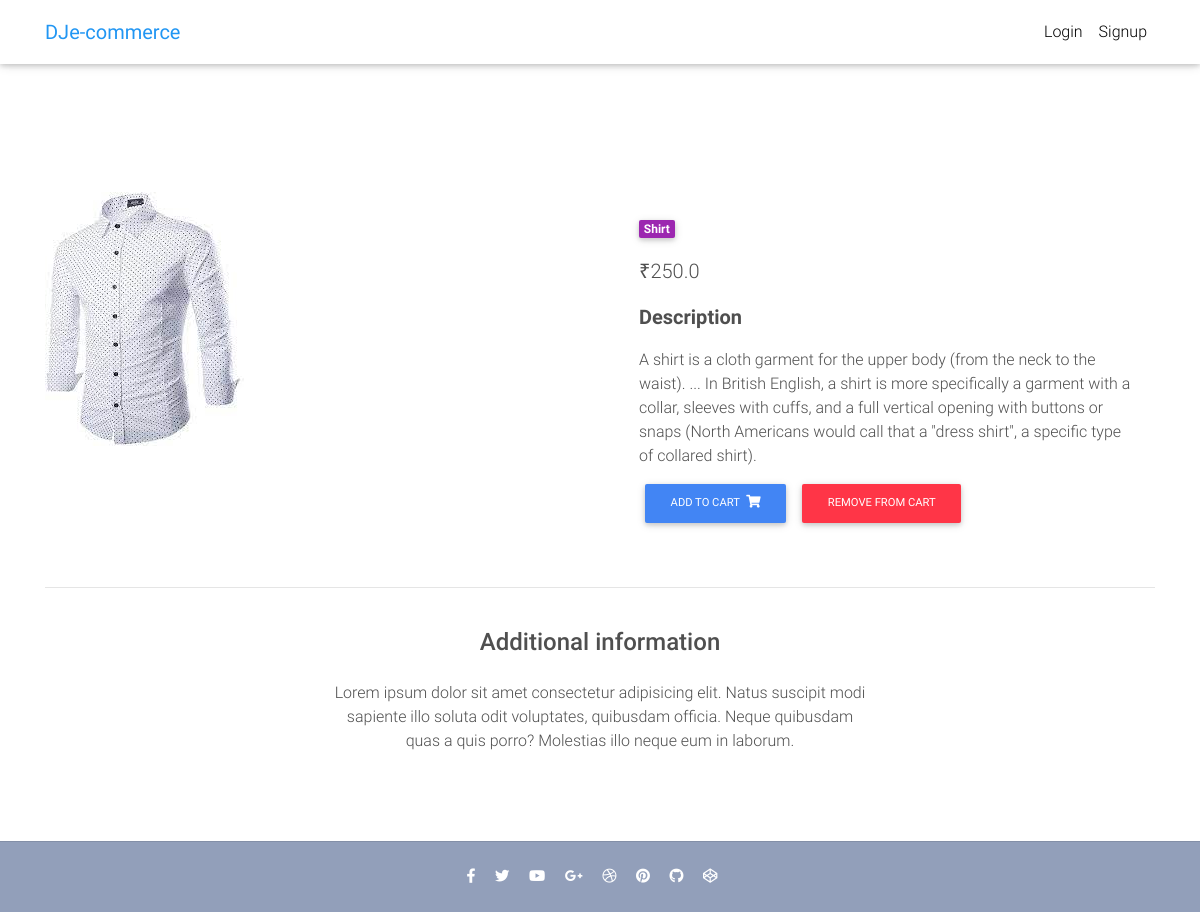
Page /product/shirt-summer/ on the committed database.
### core/models.py (models this page shows, shortened)
class Item(models.Model):
    title = models.CharField(max_length=100)
    price = models.FloatField()
    discount_price = models.FloatField(blank=True, null=True)
    category = models.CharField(choices=CATEGORY_CHOICES, max_length=2)
    label = models.CharField(choices=LABEL_CHOICES, max_length=1)
    slug = models.SlugField()
    description = models.TextField()
    image = models.ImageField(upload_to="product_images")
    def get_add_to_cart_url(self):
        return reverse("core:add-to-cart", kwargs={
            'slug': self.slug
        })
    def get_remove_from_cart_url(self):
        return reverse("core:remove-from-cart", kwargs={
            'slug': self.slug
        })

### core/views.py (the view)
# urls.py: path('product/<slug>/', ItemDetailView.as_view(), name='product'),
class ItemDetailView(DetailView):
    model = Item
    template_name = "product.html"

### templates/product.html (shortened to what this page needs)
{% extends "base.html" %} {% block content %}
<main class="mt-5 pt-4">
  <div class="container dark-grey-text mt-5">
    <div class="row wow fadeIn">
      <div class="col-md-6 mb-4">
        <img src="/media/{{object.image}}" class="img-fluid" alt="" />
      </div>
      <div class="col-md-6 mb-4">
        <div class="p-4">
          <div class="mb-3">
            <a href="">
              <span class="badge purple mr-1"
                >{{ object.get_category_display }}</span
              >
            </a>
          </div>
          <p class="lead">
            {% if object.discount_price %}
            <span class="mr-1">
              <del>₹{{ object.price }}</del>
            </span>
            <span>₹{{ object.discount_price }}</span>
            {% else %}
            <span>₹{{ object.price }}</span>
            {% endif %}
          </p>
          <p class="lead font-weight-bold">Description</p>
          <p>{{ object.description }}</p>
          <a
            href="{{ object.get_add_to_cart_url }}"
            class="btn btn-primary btn-md my-0 p"
          >
            Add to cart
            <i class="fas fa-shopping-cart ml-1"></i>
          </a>
          <a
            href="{{ object.get_remove_from_cart_url }}"
            class="btn btn-danger btn-md my-0 p"
          >
            Remove from cart
          </a>
        </div>
      </div>
    </div>
    <hr />
    <div class="row d-flex justify-content-center wow fadeIn">
      <div class="col-md-6 text-center">
        <h4 class="my-4 h4">Additional information</h4>
        <p>
          Lorem ipsum dolor sit amet consectetur adipisicing elit. Natus
          suscipit modi sapiente illo soluta odit voluptates, quibusdam officia.
          Neque quibusdam quas a quis porro? Molestias illo neque eum in
          laborum.
        </p>
      </div>
    </div>
    <div class="row wow fadeIn">
      <div class="col-lg-4 col-md-12 mb-4">
      </div>
      <div class="col-lg-4 col-md-6 mb-4">
      </div>
      <div class="col-lg-4 col-md-6 mb-4">
      </div>
    </div>
  </div>
</main>
{% endblock content %}

### templates/base.html (shortened to what this page needs)
{% load static %}
<!DOCTYPE html>
<html lang="en">
  <head>
    <link
      rel="stylesheet"
      href="https://use.fontawesome.com/releases/v5.8.1/css/all.css"
    />
    <link href="{% static 'css/bootstrap.min.css' %}" rel="stylesheet" />
    <link href="{% static 'css/mdb.min.css' %}" rel="stylesheet" />
    <link href="{% static 'css/style.min.css' %}" rel="stylesheet" />
  </head>
  {% include "navbar.html" %}
  <body>
    <div class="mt-5 pt-4">
    </div>
    {% block content %} {% endblock content %} {% block extra_body %} {%endblock %} {% include "footer.html" %} {% include "scripts.html" %} {%block extra_scripts %} {% endblock extra_scripts %}
  </body>
</html>

### templates/navbar.html (shortened to what this page needs)
{% load cart_template_tags %}
<nav class="navbar fixed-top navbar-expand-lg navbar-light white scrolling-navbar">
    <div class="container">
      <a class="navbar-brand waves-effect" href="/">
        <strong class="blue-text">DJe-commerce</strong>
      </a>
      <div class="collapse navbar-collapse" id="navbarSupportedContent">
        <ul class="navbar-nav nav-flex-icons">
          {% if request.user.is_authenticated %}
          <li class="nav-item">
            <a href="{% url 'core:order-summary' %}" class="nav-link waves-effect">
              <span class="badge red z-depth-1 mr-1"> {{ request.user|cart_item_count }} </span>
              <i class="fas fa-shopping-cart"></i>
              <span class="clearfix d-none d-sm-inline-block"> Cart </span>
            </a>
          </li>
          <li class="nav-item">
            <a class="nav-link waves-effect" href="{% url 'account_logout' %}">
              <span class="clearfix d-none d-sm-inline-block"> Logout </span>
            </a>
          </li>
          {% else %}
          <li class="nav-item">
            <a class="nav-link waves-effect" href="{% url 'account_login' %}">
              <span class="clearfix d-none d-sm-inline-block"> Login </span>
            </a>
          </li>
          <li class="nav-item">
            <a class="nav-link waves-effect" href="{% url 'account_signup' %}">
              <span class="clearfix d-none d-sm-inline-block"> Signup </span>
            </a>
          </li>
          {% endif %}
        </ul>
      </div>
    </div>
  </nav>

### templates/footer.html (shortened to what this page needs)
<footer class="page-footer text-center font-small mt-4 wow fadeIn">
  <hr class="my-4" />
  <div class="pb-4">
    <a href="#" target="_blank">
      <i class="fab fa-facebook-f mr-3"></i>
    </a>
    <a href="#" target="_blank">
      <i class="fab fa-twitter mr-3"></i>
    </a>
    <a href="#" target="_blank">
      <i class="fab fa-youtube mr-3"></i>
    </a>
    <a href="#" target="_blank">
      <i class="fab fa-google-plus-g mr-3"></i>
    </a>
    <a href="#" target="_blank">
      <i class="fab fa-dribbble mr-3"></i>
    </a>
    <a href="#" target="_blank">
      <i class="fab fa-pinterest mr-3"></i>
    </a>
    <a href="#" target="_blank">
      <i class="fab fa-github mr-3"></i>
    </a>
    <a href="#" target="_blank">
      <i class="fab fa-codepen mr-3"></i>
    </a>
  </div>
</footer>

### templates/scripts.html (shortened to what this page needs)
{% load static %}

### templates/base.html (style rules this page uses)
html, body, header, .carousel { height: 60vh; }

### rows in the picture
Item: image (picture), category "Shirt", price "250.0", description "A shirt is a cloth garment for the upper body (from the neck to the waist). ... In British English, a shirt is more specifically a garment with a collar, sleeves with cuffs, and a full vertical opening with buttons or snaps (North Americans would call that a \"dress shirt\", a specific type of collared shirt)."
